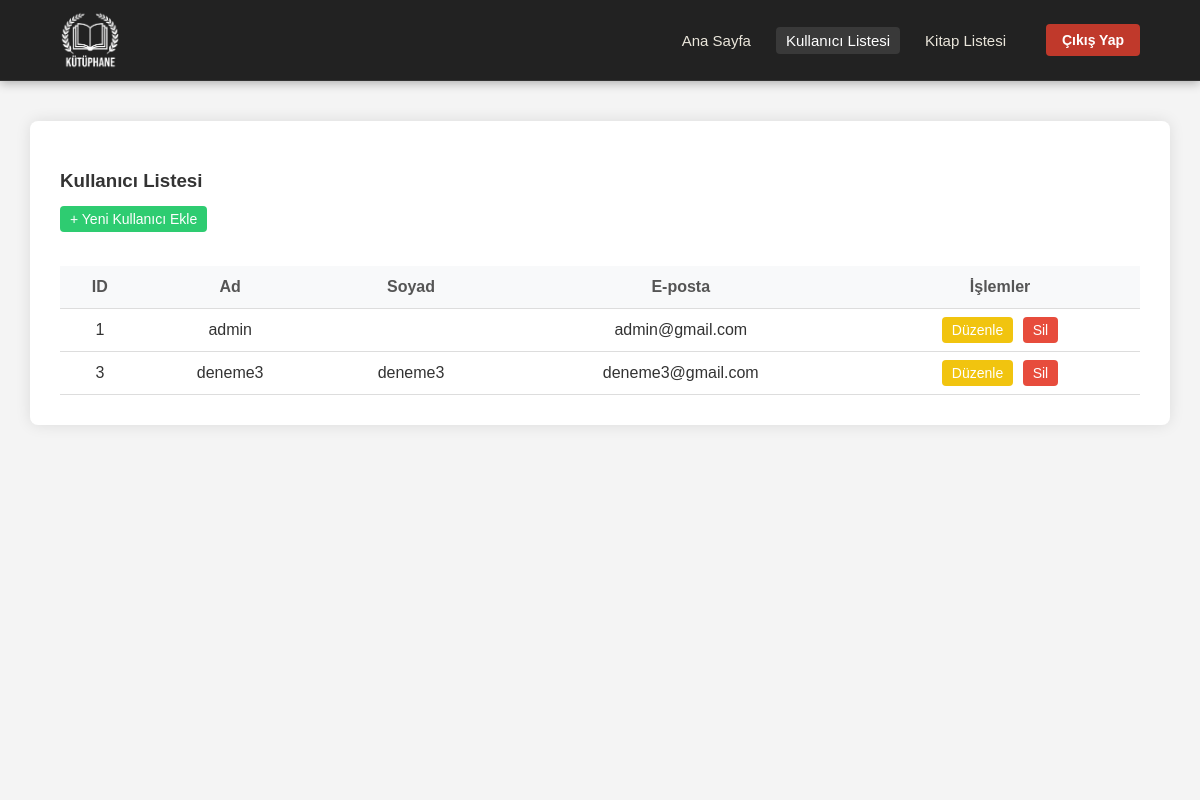
Screenshot of /index.php?sayfa=kullanicilar (signed in) with the database file from the repository.
### tables this page shows
CREATE TABLE `uyeler` (
  `id` int NOT NULL,
  `kullanici_adi` varchar(255) NOT NULL,
  `kullanici_soyadi` varchar(255) DEFAULT NULL,
  `kullanici_mail` varchar(255) NOT NULL,
  `kullanici_sifre` varchar(255) NOT NULL
);

### sayfalar/kullanicilar.php (the view)
<?php
$sorgu = $db->prepare("SELECT * FROM uyeler");
$sorgu->execute();
$uyeler = $sorgu->fetchAll(PDO::FETCH_ASSOC);
?>
<h3>Kullanıcı Listesi</h3>
<a href="index.php?sayfa=kullanici_ekle" class="yesil-buton">+ Yeni Kullanıcı Ekle</a>
<br><br>
<table class="duz-tablo">
    <thead>
        <tr>
            <th>ID</th>
            <th>Ad</th>
            <th>Soyad</th>
            <th>E-posta</th>
            <th>İşlemler</th>
        </tr>
    </thead>
    <tbody>
        <?php foreach ($uyeler as $uye) { ?>
            <tr>
                <td><?php echo $uye['id']; ?></td>
                <td><?php echo $uye['kullanici_adi']; ?></td>
                <td><?php echo $uye['kullanici_soyadi']; ?></td>
                <td><?php echo $uye['kullanici_mail']; ?></td>
                <td>
                    <a href="index.php?sayfa=kullanici_duzenle&id=<?php echo $uye['id']; ?>" class="sari-buton">Düzenle</a>
                    <a href="index.php?sayfa=kullanici_sil&id=<?php echo $uye['id']; ?>" class="kirmizi-buton"
                        onclick="return confirm('Bu kullanıcıyı silmek istediğinize emin misiniz?')">Sil</a>
                </td>
            </tr>
        <?php } ?>
    </tbody>
</table>

### css/index.css (style rules this page uses)
body,html { margin: 0; padding: 0; font-family: Arial, sans-serif; height: 100%; background-color: #222222; }
.duz-tablo { width: 100%; border-collapse: collapse; margin-top: 20px; }
.duz-tablo th, .duz-tablo td { padding: 12px; text-align: center; border-bottom: 1px solid #ddd; }
.duz-tablo th { background-color: #f8f9fa; color: #555; font-weight: bold; }
.sari-buton { background-color: #f1c40f; color: white; padding: 5px 10px; text-decoration: none; border-radius: 4px; font-size: 14px; }
.kirmizi-buton { background-color: #e74c3c; color: white; padding: 5px 10px; text-decoration: none; border-radius: 4px; font-size: 14px; margin-left: 5px; }
.yesil-buton { background-color: #2ecc71; color: white; padding: 5px 10px; text-decoration: none; border-radius: 4px; font-size: 14px; transition: background-color 0.3s; }

### rows the page displays
uyeler: id "1", kullanici_adi "admin", kullanici_mail "admin@gmail.com"
uyeler: id "3", kullanici_adi "deneme3", kullanici_soyadi "deneme3", kullanici_mail "deneme3@gmail.com"
